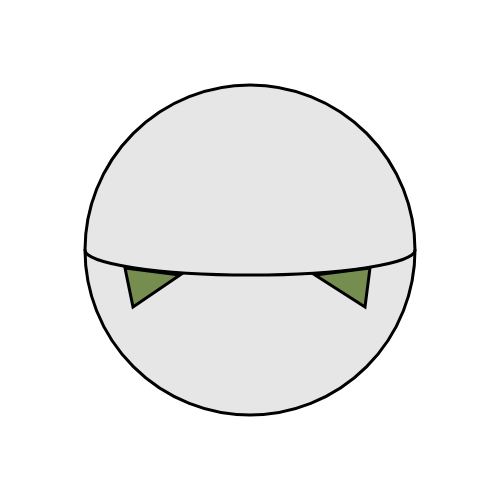
Frame 1 (no input)
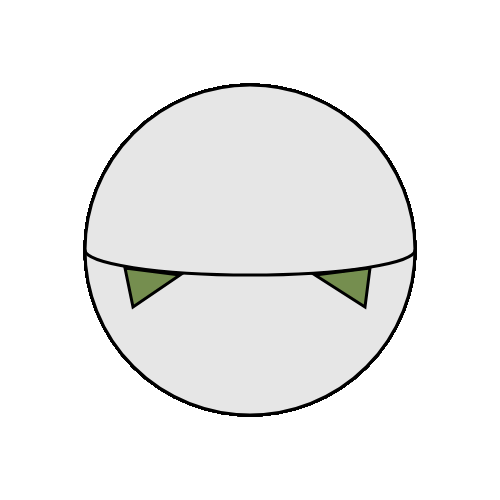
Frame 60 (no input)
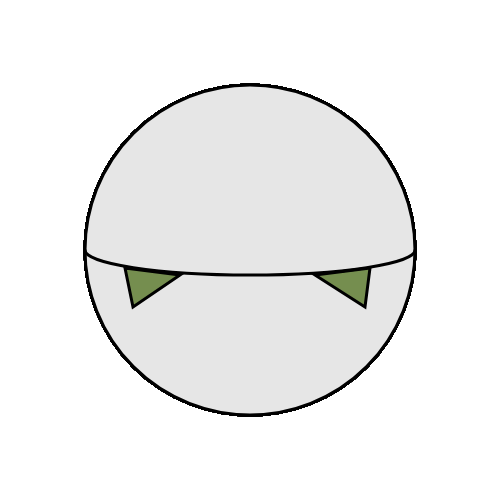
Frame 120 (the mouse pressed at the canvas centre since frame 60)

The p5.js sketch that drew these frames (run headless with seeded random() and noise() and a simulated clock; from frame 60 on, the mouse is pressed at the canvas centre):

// p5.js sketch
// ── sketch.js
function setup()
{
	//create a canvas for the robot
	createCanvas(500, 500);
}

function draw()
{
	strokeWeight(3);

	//robots head
	fill(230, 230, 230);
	ellipse(250, 250, 330, 330);


	//robots eyes
	beginShape();
		fill(117, 142, 79);
		triangle(125, 268, 180, 275, 133, 307);
	endShape();

	beginShape();
		fill(117, 142, 79);
		triangle(315, 275, 370, 268, 365, 307);
	endShape();
	


	

	

	//robots mouth
	noFill();
	arc(250, 250, 330, 50, 0, PI);
}
